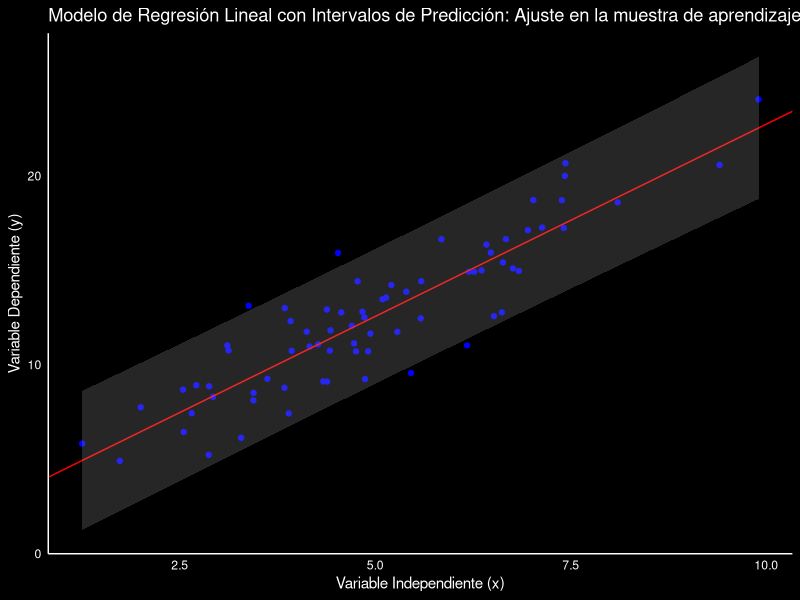
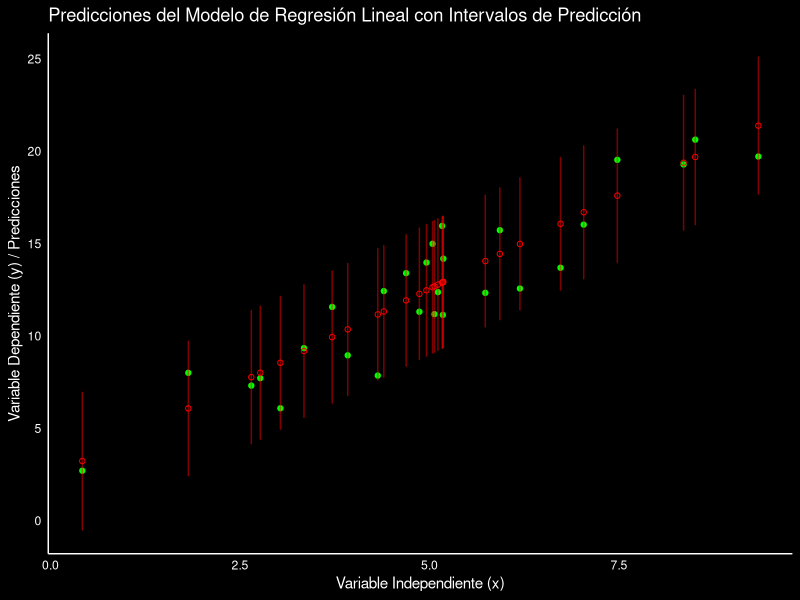

Reproduce these figures in R, in order.
# ==========================================================
# Maestría en Ciencia y Análisis de Datos
# Universidad Mayor de San Andrés
# ----------------------------------------------------------
#   Modelos lineales y modelos lineales generalizados
# ----------------------------------------------------------
#        Rolando Gonzales Martinez, Julio 2024
# ==========================================================

# Modelo de prediccion

# Cargar librerías necesarias
library(ggplot2)
library(caret)

# Configurar semilla para reproducibilidad
set.seed(1127)

# Generar datos simulados
n <- 100  # Tamaño de la muestra
mu = 5
sigma2 = 2
x <- rnorm(n, mean = mu, sd = sigma2)  # Variable independiente
# Parametros del modelo de regresion:
beta0 = 3
beta1 = 2
error = rnorm(n, sd = 2)
y <- beta0 + beta1*x + error

# Crear un data frame con los datos
data <- data.frame(x = x, y = y)

# Dividir la muestra en conjuntos de entrenamiento (70%) y prueba (30%)
trainIndex <- createDataPartition(data$y, p = 0.7, list = FALSE)
trainData <- data[trainIndex,]
testData <- data[-trainIndex,]

# Ajustar el modelo de regresión lineal con los datos de entrenamiento
model <- lm(y ~ x, data = trainData)

# Resumen del modelo
summary(model)

# Realizar predicciones con el conjunto de prueba y calcular intervalos de predicción al 95%
predictions <- predict(model, newdata = testData, interval = "prediction", level = 0.95)

# Calcular el error cuadrático medio (MSE)
mse <- mean((testData$y - predictions[, "fit"])^2)
cat("Error Cuadrático Medio (MSE):", mse, "\n")

# Visualizar los resultados con intervalos de predicción en el conjunto de entrenamiento
ggplot(trainData, aes(x = x, y = y)) +
  geom_point(color = "blue") +
  geom_abline(intercept = model$coefficients[1], slope = model$coefficients[2], color = "red") +
  geom_ribbon(aes(ymin = predict(model, newdata = trainData, interval = "prediction")[, "lwr"], 
                  ymax = predict(model, newdata = trainData, interval = "prediction")[, "upr"]), 
              alpha = 0.2, fill = "gray") +
  labs(title = "Modelo de Regresión Lineal con Intervalos de Predicción: Ajuste en la muestra de aprendizaje (train)",
       x = "Variable Independiente (x)",
       y = "Variable Dependiente (y)") +
  theme_minimal() +
  theme(
    plot.background = element_rect(fill = "black"),
    panel.background = element_rect(fill = "black"),
    axis.title = element_text(color = "white"),
    axis.text = element_text(color = "white"),
    plot.title = element_text(color = "white"),
    legend.background = element_rect(fill = "black"),
    legend.text = element_text(color = "white"),
    legend.title = element_text(color = "white"),
    panel.grid.major = element_blank(),
    panel.grid.minor = element_blank(),
    axis.line = element_line(color = "white")
  )

# Visualizar las predicciones con intervalos de predicción en el conjunto de prueba
ggplot(testData, aes(x = x, y = y)) +
  geom_point(color = "green") +
  geom_point(aes(y = predictions[, "fit"]), color = "red", shape = 1) +
  geom_errorbar(aes(ymin = predictions[, "lwr"], ymax = predictions[, "upr"]), color = "red", alpha = 0.5) +
  labs(title = "Predicciones del Modelo de Regresión Lineal con Intervalos de Predicción",
       x = "Variable Independiente (x)",
       y = "Variable Dependiente (y) / Predicciones") +
  theme_minimal() +
  theme(
    plot.background = element_rect(fill = "black"),
    panel.background = element_rect(fill = "black"),
    axis.title = element_text(color = "white"),
    axis.text = element_text(color = "white"),
    plot.title = element_text(color = "white"),
    legend.background = element_rect(fill = "black"),
    legend.text = element_text(color = "white"),
    legend.title = element_text(color = "white"),
    panel.grid.major = element_blank(),
    panel.grid.minor = element_blank(),
    axis.line = element_line(color = "white")
  )
